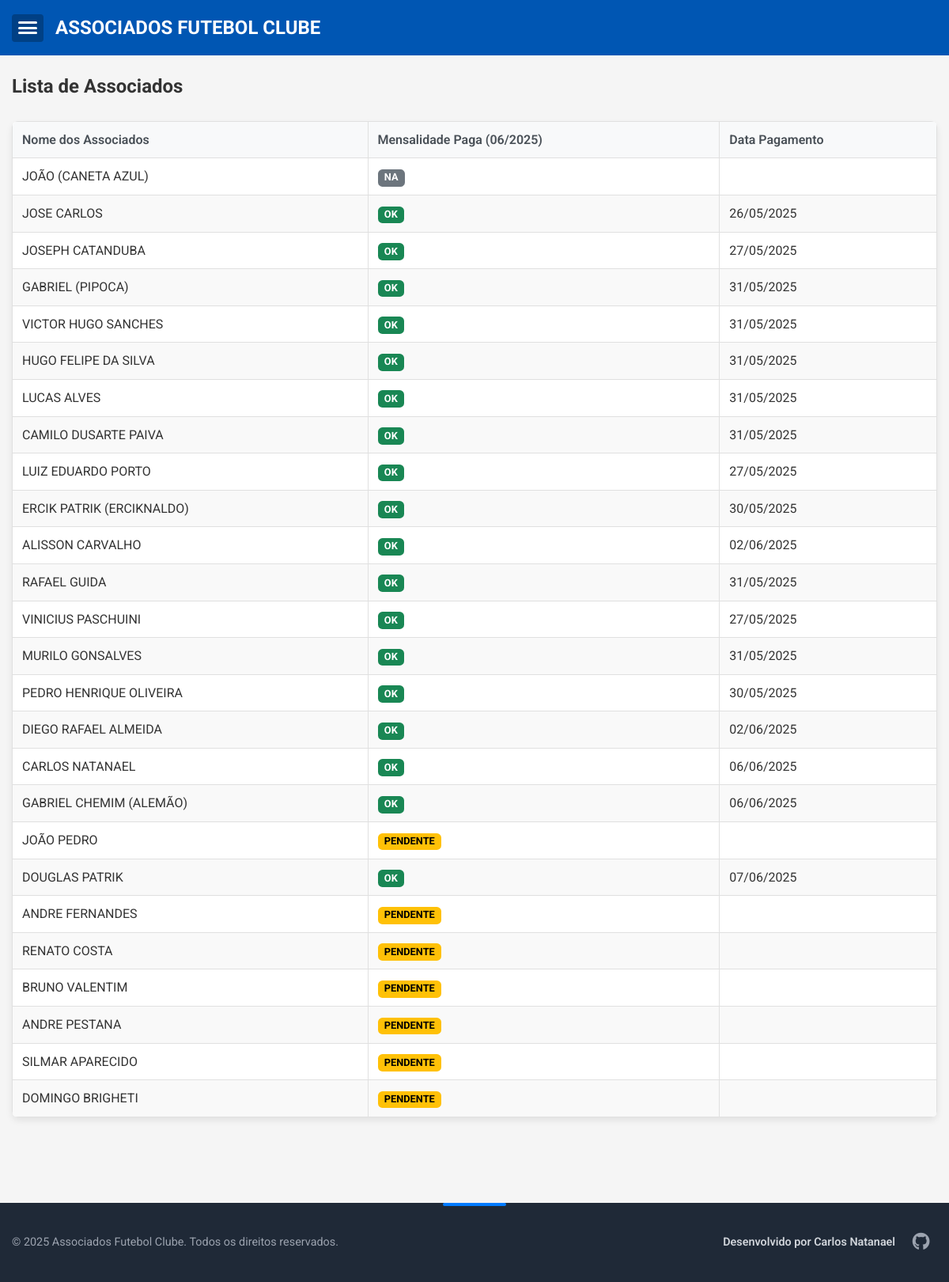
Page /associados on the committed database.
### app.py (models this page shows)
class Associado(db.Model):
    id = db.Column(db.Integer, primary_key=True)
    numero = db.Column(db.Integer, unique=True)
    nome = db.Column(db.String(100), nullable=False)
    apelido = db.Column(db.String(50))
    pagamentos = db.relationship('Pagamento', backref='associado', lazy=True, cascade="all, delete-orphan")

class Pagamento(db.Model):
    id = db.Column(db.Integer, primary_key=True)
    associado_id = db.Column(db.Integer, db.ForeignKey('associado.id'))
    mes = db.Column(db.String(7))
    data_pagamento = db.Column(db.DateTime)
    status = db.Column(db.String(20))
    valor = db.Column(db.Float, nullable=True)

### app.py (the view)
@app.route('/associados')
def associados():
    hoje = datetime.now()
    mes_atual_interno = hoje.strftime('%Y-%m') # Formato YYYY-MM para lógica
    mes_atual_display = hoje.strftime('%m/%Y') # Formato MM/YYYY para exibição
    todos_associados = Associado.query.order_by(Associado.numero).all()
    return render_template(
        'associados.html',
        associados=todos_associados,
        mes_atual=mes_atual_interno,
        mes_atual_display=mes_atual_display
    )

### templates/associados.html (shortened to what this page needs)
{% extends "base.html" %}
{% block content %}
<h2>Lista de Associados</h2>
<div class="table-responsive">
    <table>
        <thead>
            <tr>
                <th>Nome dos Associados</th>
                <th>Mensalidade Paga ({{ mes_atual_display }})</th>
                <th>Data Pagamento</th>
            </tr>
        </thead>
        <tbody>
            {% for associado in associados %}
            <tr>
                <td>{{ associado.nome }}{% if associado.apelido %} ({{ associado.apelido }}){% endif %}</td>
                <td>
                    {% set pagamento_atual = associado.pagamentos|selectattr("mes", "equalto", mes_atual)|first %}
                    {% set status_text = pagamento_atual.status if pagamento_atual else 'Pendente' %}
                    {% if status_text == 'OK' %}
                        <span class="status-badge status-ok">{{ status_text }}</span>
                    {% elif status_text == 'Pendente' %}
                        <span class="status-badge status-pendente">{{ status_text }}</span>
                    {% else %}
                        <span class="status-badge status-na">{{ status_text }}</span>
                    {% endif %}
                </td>
                <td>
                    {% if pagamento_atual and pagamento_atual.data_pagamento %}
                        {{ pagamento_atual.data_pagamento.strftime('%d/%m/%Y') }}
                    {% endif %}
                </td>
            </tr>
            {% endfor %}
        </tbody>
    </table>
</div>
{% endblock %}

### static/style.css (style rules this page uses)
* { box-sizing: border-box; margin: 0; padding: 0; }
body { font-family: 'Roboto', sans-serif; line-height: 1.6; color: #333; background-color: #f5f5f5; position: relative; -webkit-font-smoothing: antialiased; -moz-osx-font-smoothing: grayscale; display: flex; flex-direction: column; min-height: 100vh; }
.table-responsive { overflow-x: auto; margin: 1.5rem 0; background: white; border-radius: 8px; box-shadow: 0 4px 8px rgba(0,0,0,0.08); }
table { width: 100%; border-collapse: collapse; min-width: 600px; }
th, td { border: 1px solid #e0e0e0; padding: 10px 12px; text-align: left; vertical-align: middle; }
th { background-color: #f8f9fa; color: #495057; font-weight: 600; border: 1px solid #e0e0e0; padding: 10px 12px; text-align: left; vertical-align: middle; }
.table-responsive th:first-child { border-top-left-radius: 7px; }
.table-responsive th:last-child { border-top-right-radius: 7px; }
tr:nth-child(even) td { background-color: #f9f9f9; }
.status-badge { display: inline-block; padding: 0.35em 0.65em; font-size: 0.8em; font-weight: 700; line-height: 1; text-align: center; white-space: nowrap; vertical-align: baseline; border-radius: 0.35rem; color: #fff; text-transform: uppercase; }
.status-badge.status-ok { background-color: #198754; }
.status-badge.status-pendente { background-color: #ffc107; color: #000; }
.status-badge.status-na { background-color: #6c757d; }

### rows in the picture
Associado: nome "JOÃO", apelido "CANETA AZUL"
Pagamento: status "NA"
Associado: nome "JOSE CARLOS"
Pagamento: status "OK", data_pagamento "26/05/2025"
Associado: nome "JOSEPH CATANDUBA"
Pagamento: status "OK", data_pagamento "27/05/2025"
Associado: nome "GABRIEL", apelido "PIPOCA"
Pagamento: status "OK", data_pagamento "31/05/2025"
Associado: nome "VICTOR HUGO SANCHES"
Pagamento: status "OK", data_pagamento "31/05/2025"
Associado: nome "HUGO FELIPE DA SILVA"
Pagamento: status "OK", data_pagamento "31/05/2025"
Associado: nome "LUCAS ALVES"
Pagamento: status "OK", data_pagamento "31/05/2025"
Associado: nome "CAMILO DUSARTE PAIVA"
Pagamento: status "OK", data_pagamento "31/05/2025"
Associado: nome "LUIZ EDUARDO PORTO"
Pagamento: status "OK", data_pagamento "27/05/2025"
Associado: nome "ERCIK PATRIK", apelido "ERCIKNALDO"
Pagamento: status "OK", data_pagamento "30/05/2025"
Associado: nome "ALISSON CARVALHO"
Pagamento: status "OK", data_pagamento "02/06/2025"
Associado: nome "RAFAEL GUIDA"
Pagamento: status "OK", data_pagamento "31/05/2025"
Associado: nome "VINICIUS PASCHUINI"
Pagamento: status "OK", data_pagamento "27/05/2025"
Associado: nome "MURILO GONSALVES"
Pagamento: status "OK", data_pagamento "31/05/2025"
Associado: nome "PEDRO HENRIQUE OLIVEIRA"
Pagamento: status "OK", data_pagamento "30/05/2025"
Associado: nome "DIEGO RAFAEL ALMEIDA"
Pagamento: status "OK", data_pagamento "02/06/2025"
Associado: nome "CARLOS NATANAEL"
Pagamento: status "OK", data_pagamento "06/06/2025"
Associado: nome "GABRIEL CHEMIM", apelido "ALEMÃO"
Pagamento: status "OK", data_pagamento "06/06/2025"
Associado: nome "JOÃO PEDRO", status_text "PENDENTE"
Associado: nome "DOUGLAS PATRIK"
Pagamento: status "OK", data_pagamento "07/06/2025"
Associado: nome "ANDRE FERNANDES", status_text "PENDENTE"
Associado: nome "RENATO COSTA", status_text "PENDENTE"
Associado: nome "BRUNO VALENTIM", status_text "PENDENTE"
Associado: nome "ANDRE PESTANA", status_text "PENDENTE"
Associado: nome "SILMAR APARECIDO", status_text "PENDENTE"
Associado: nome "DOMINGO BRIGHETI", status_text "PENDENTE"
